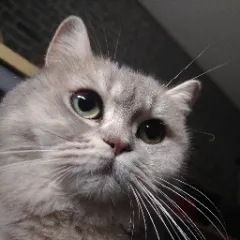
#> input picture tools/circle_crop/input.png, 240 x 240 px
$ python circle_crop.py
#> lines starting #> are read from the running program, lines starting #| are printed output that depends on the picture
from PIL import Image

def crop_to_circle(png_path, out_path):
#> called with png_path = './input.png', out_path = './circle.png'
    img = Image.open(png_path)
#> img is the input picture: PIL image 240x240 RGB; mean R, G, B 93.3, 87.2, 85.3
    width, height = img.size
#> width = 240; height = 240
    img = img.convert("RGBA")
#> img: PIL image 240x240 RGBA
    pixels = img.load()
    for x in range(width):
        for y in range(height):
            x_dist_from_center_norm = (width/2 - x) / (width/2);
            y_dist_from_center_norm = (height/2 - y) / (height/2);
            distance_sqr = x_dist_from_center_norm * x_dist_from_center_norm + y_dist_from_center_norm * y_dist_from_center_norm
            if distance_sqr > 1:
                pixels[x, y] = (0, 0, 0, 0)
    img.save(out_path, format="PNG")
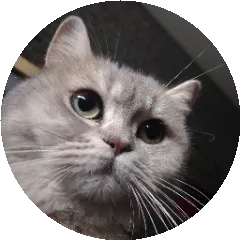
#> saved as circle.png: PIL image 240x240 RGBA; mean R, G, B, A 78.7, 73.5, 72.1, 200.2; transparent parts drawn white


def png_to_ico(png_path, ico_path, sizes=[(16,16), (32,32), (48,48), (64,64), (128,128), (256,256)]):
    img = Image.open(png_path)
    img = img.convert("RGBA")  # Ensure image is editable and has alpha
    img.save(ico_path, format='ICO', sizes=sizes)

crop_to_circle('./input.png', './circle.png')
png_to_ico('./circle.png', './output.ico')
